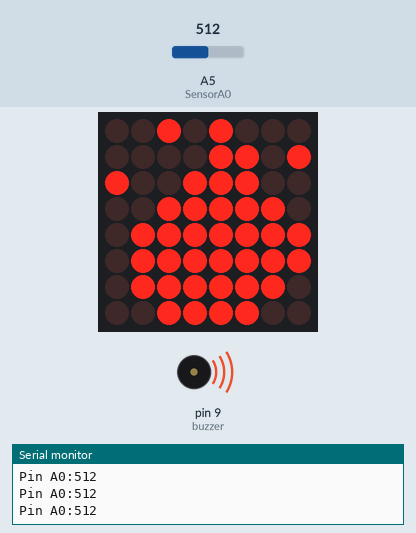
This sketch was run on a simulated Arduino Uno, built with avr-gcc and run on an emulated ATmega328P. Parts: 8×8 LED matrix, buzzer (waves = sounding, pin HIGH), the last lines printed to the serial monitor. Inputs (shaded band) come from the test bench; at power-on: A5 (SensorA0) = 512.

Above: at 1.2 s.
1.3 s: A5 (SensorA0) set to 274
2.8 s: A5 (SensorA0) set to 252
At 3.6 s:
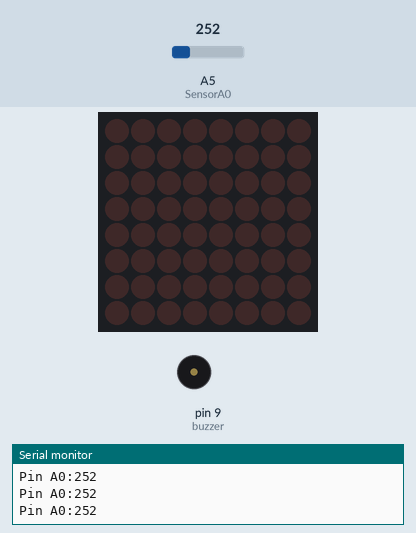
4.3 s: A5 (SensorA0) set to 275
At 5.2 s:
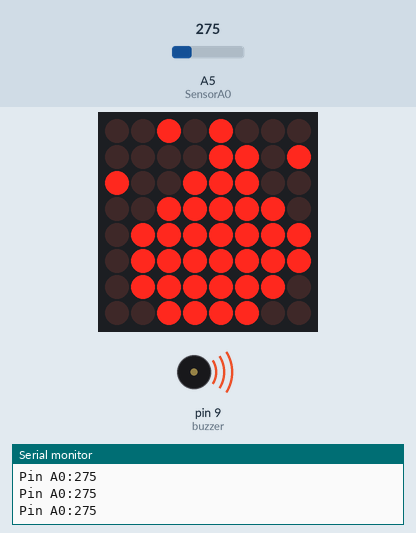
5.8 s: A5 (SensorA0) set to 255
At 7.2 s:
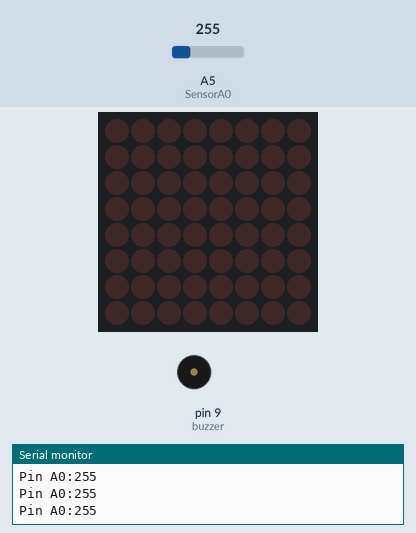
Timing chart, 0 to 8.3 s (numbered marks = the images above; inputs shaded):
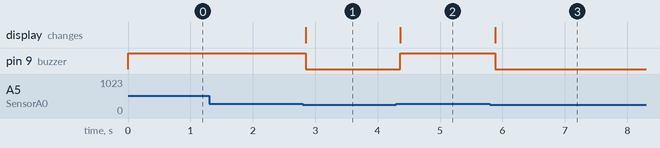

The sketch:

practica_de_la_alarma_de_incendios_copy_20230629212726.ino
```cpp
//Oscar Jose Barrios Cotom - 2022241
//EB5AM

#include "LedControl.h"//incluye libreria LedControl
int buzzer = 9;//Buzzer al pin 9
int SensorA0 = A5;//El A0 del sensor va directo al pin A5 del Arduino
LedControl lc=LedControl(11,13,10,1); //Se definen los pines y se coloca cuantas matrices se usan
int Umbral = 265;//Variable umbral la cual cuando llegue a este parametro nos mandara una señal al buzzer para que encienda

byte uno[8]= {//Simbolo de la llama
  B00101000,
  B00001101,
  B10011100,
  B00111110,
  B01111111,
  B01111111,
  B01111110,
  B00111100
};


void setup() {
  pinMode(buzzer, OUTPUT);//Se configura el pin como salida
  pinMode(SensorA0, INPUT);//Se configura el pin como entrada
  Serial.begin(9600);//Se inicializa el monitor serial
  lc.shutdown(0,false);//Enciende la matriz
  lc.setIntensity(0,4);//Establece brillo
  lc.clearDisplay(0);//Blanquea matriz

}

void loop() {
  int LecturaSensor = analogRead(SensorA0);//Se crea la variable LecturaSensor y se iguala con la variable del pin A5

  Serial.print("Pin A0:");//Valores que da el pin A5
  Serial.println(LecturaSensor);//Se imprimen los valores del pin 5

  if(LecturaSensor > Umbral)//Si la variable lectura del sensor es mayor al la variable umbral entonces el buzzer encendera y mostra el simbolo de la llama
  {
    digitalWrite(buzzer, HIGH);//Buzzer se enciende
    mostrar_1();//Muestra el digito de la llama
  }
  else//Si ya no llega al valor establecido (265) entonces el buzzer se apaga y la matriz se limpia por lo que no imprime datos
  {
    digitalWrite(buzzer, LOW);//Se apaga el buzzer
    lc.clearDisplay(0);//Blanquea la matriz
  }
  delay(100);//Tiempo que tarda en ejecutarse todo esto
}

void mostrar_1(){//funcion mostrar_1
  for (int i = 0; i < 8; i++)//bucle itera 8 veces por el array
  {
  lc.setRow(0,i,uno[i]);//establece fila con valor de array uno en misma posicion
  }
}
```

Measured:
- the behaviour switches between 266 and 265 on A5 (SensorA0) (found by bisection; images 0 and 1)
- after the input at 2.8 s, pin 9 (buzzer): HIGH → LOW after 0.05 s; the display: changes after 0.05 s (image 1)
- after the input at 4.3 s, pin 9 (buzzer): LOW → HIGH after 0.06 s; the display: changes after 0.06 s (image 2)
- after the input at 5.8 s, pin 9 (buzzer): HIGH → LOW after 0.08 s; the display: changes after 0.08 s (image 3)
